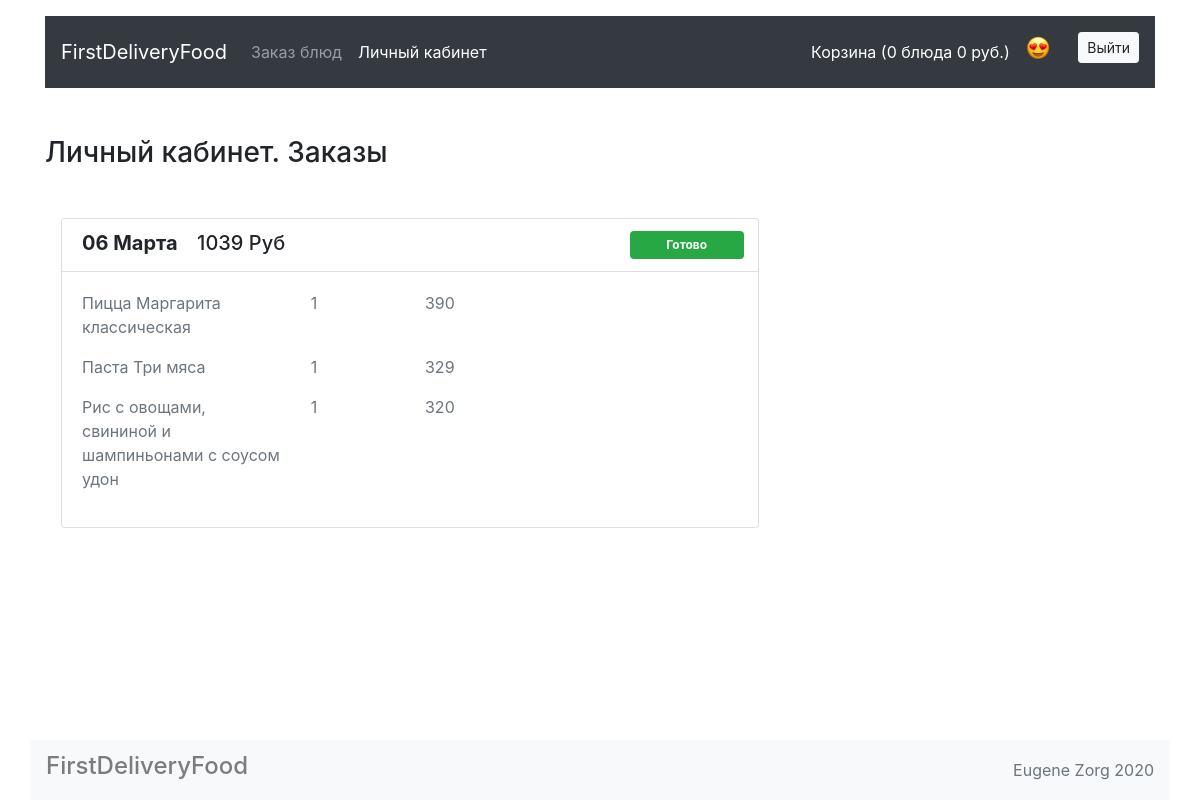
/account/ (signed in), run on the app's committed database.
### models.py (models this page shows)
class OrderModel(db.Model):
    __tablename__ = 'orders'
    id = db.Column(db.Integer, primary_key=True)
    date = db.Column(db.DateTime, default=datetime.datetime.now)
    summa = db.Column(db.Integer, nullable=False)
    status = db.Column(db.String(128), default='Выполняется')
    user_id = db.Column(db.Integer, db.ForeignKey('users.id'))
    users = db.relationship('UserModel', back_populates='orders')
    meals = db.relationship('MealModel', secondary=meals_orders_association, back_populates='orders')

class MealModel(db.Model):
    __tablename__ = 'meals'
    id = db.Column(db.Integer, primary_key=True)
    title = db.Column(db.String(256), nullable=False)
    price = db.Column(db.Integer, nullable=False)
    description = db.Column(db.String(1024), nullable=False)
    picture = db.Column(db.String(128), nullable=False)
    category = db.relationship('CategoryModel', back_populates='meals')
    category_id = db.Column(db.Integer, db.ForeignKey('categories.id'))
    orders = db.relationship('OrderModel', secondary=meals_orders_association, back_populates='meals')

### views.py (the view)
@app.route('/account/')
def account():
    if session.get('user_id'):
        user = db.session.query(UserModel).get(session['user_id'])
        return render_template('account.html', orders=user.orders)
    return abort(404,
                 'Вы не авторизированы для доступа к этой странице. Необходимо пройти регистрацию и войти в личный кабинет.')

### app.py (called while the page is built)
def format_datetime(value, format="%d %m"):
    months = {'01': 'Января',
              '02': 'Февраля',
              '03': 'Марта',
              '04': 'Апреля',
              '05': 'Мая',
              '06': 'Июня',
              '07': 'Июля',
              '08': 'Августа',
              '09': 'Сентября',
              '10': 'Октября',
              '11': 'Ноября',
              '12': 'Декабря'}
    """Format a date time to (Default): d Mon YYYY HH:MM P"""
    if value is None:
        return ""
    date, month = value.strftime(format).split()
    value = date + " " + months[month]
    return value

### templates/account.html (shortened to what this page needs)
{% extends 'base.html' %}
{% block content %}
<main class="container">
    <section class="row">
        <div class="col-12 col-lg-8">
            <h1 class="h3 my-5">Личный кабинет. Заказы</h1>
            {% for order in orders %}
            <div class="card m-3">
                <ul class="list-group list-group-flush">
                    <li class="list-group-item">
                        <div class="row">
                            <div class="col-7 col-lg-9">
                                <span class="h5 font-weight-bold">{{ order.date|formatdatetime }}</span>
                                <span class="h5 col-2">{{ order.summa }} Руб</span>
                            </div>
                            <div class="col-3 col-lg-2 ml-5 py-2 badge
                            {% if order.status =='Готово' %} badge-success {% else %} badge-primary {% endif %}
                            text-wrap">{{ order.status }}
                            </div>
                        </div>
                    </li>
                    <div class="card-body">
                        <div class="row">
                            {% for meal in order.meals %}
                            <p class="col-4 text-muted"> {{ meal.title }} </p>
                            <p class="col-2 text-muted"> 1</p>
                            <p class="col-6 text-muted"> {{ meal.price }} </p>
                            {% endfor %}
                        </div>
                    </div>
                </ul>
            </div>
            {% endfor %}
        </div>
    </section>
</main>
{% endblock %}

### templates/base.html (style rules this page uses)
html { position: relative; min-height: 100%; }
body { margin-bottom: 60px; }

### data on the page
OrderModel: date "06 Марта", summa "1039", status "Готово"
MealModel: title "Пицца Маргарита классическая", price "390"
MealModel: title "Паста Три мяса", price "329"
MealModel: title "Рис с овощами, свининой и шампиньонами с соусом удон", price "320"

### other printed values
{{ session['cart_id']|count }} "0"
{{ session['cart_price']|sum }} "0"
